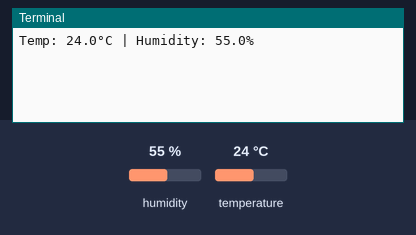
A program run on a simulated Raspberry Pi (BCM pin numbers). On the bench: the last lines printed to the terminal. Inputs (shaded band) come from the test bench; at power-on: humidity 55 %, temperature 24 °C.

Above: at 1.2 s.
1.3 s: humidity set to 22 %
At 3.8 s:
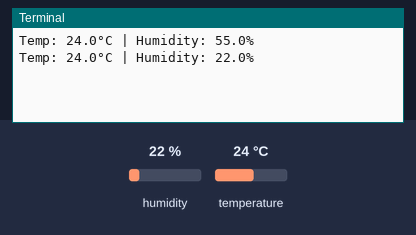
4.3 s: temperature set to 12 °C
At 6.1 s:
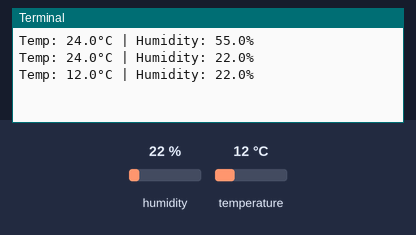
7.3 s: humidity set to 40 %
At 9.8 s:
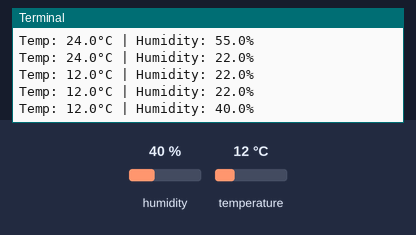
Timing chart, 0 to 11.3 s (numbered marks = the images above; inputs shaded):
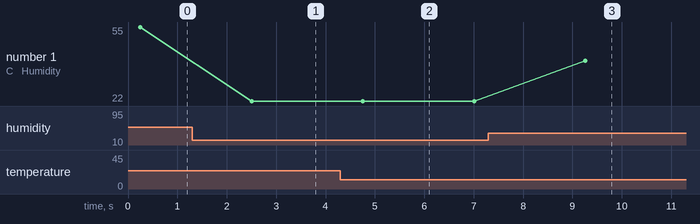

Measured:
- after the input at 1.3 s, the terminal: prints a new line after 1.2 s (image 1)
- after the input at 4.3 s, the terminal: prints a new line after 0.46 s (image 2)
- after the input at 7.3 s, the terminal: prints a new line after 2.0 s (image 3)
- plotted number 1: 55 → 22 after the input at 1.3 s, 22 → 40 after the input at 7.3 s

The program:

DHT22.py
```python
import board
import adafruit_dht
import time

sensor = adafruit_dht.DHT22(board.D23)  # GPIO23 = 핀번호 16

while True:

    try:

        temperature = sensor.temperature
        humidity = sensor.humidity
        print(f"Temp: {temperature:.1f}°C | Humidity: {humidity:.1f}%")

    except Exception as e:

        print("센서 오류:", e)

    time.sleep(2)
```
